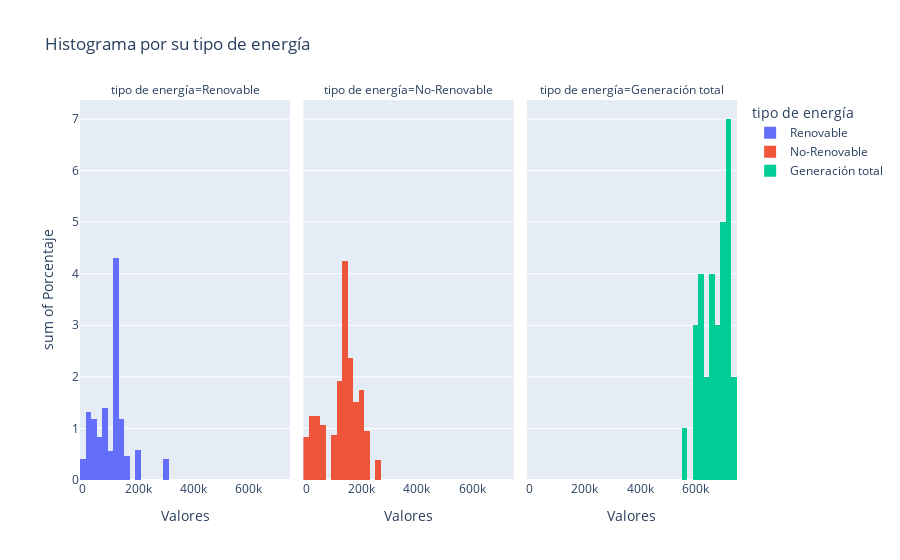

Notebook source saved alongside this figure:
### Code cell
px.histogram(data_frame= df_generacion,
             x = 'Valores',
             y = 'Porcentaje',
             color = 'tipo de energía',
             title= 'Histograma por su tipo de energía',
             facet_col= 'tipo de energía',
             nbins= 50)

### Figure 1 — Plotly figure (JSON) as saved in the notebook; plotly's stock layout.template omitted (floating-point values rounded to 4 significant figures; data arrays with more than 128 entries replaced by an {"elided": "..."} marker saying what was removed)
{"data": [{"alignmentgroup": "True", "bingroup": "x", "histfunc": "sum", "hovertemplate": "tipo de energía=Renovable<br>Valores=%{x}<br>sum of Porcentaje=%{y}<extra></extra>", "legendgroup": "Renovable", "marker": {"color": "#636efa", "pattern": {"shape": ""}}, "name": "Renovable", "nbinsx": 50, "offsetgroup": "Renovable", "orientation": "v", "showlegend": true, "type": "histogram", "x": {"elided": "217 float values"}, "xaxis": "x", "y": {"elided": "217 float values"}, "yaxis": "y"}, {"alignmentgroup": "True", "bingroup": "x", "histfunc": "sum", "hovertemplate": "tipo de energía=No-Renovable<br>Valores=%{x}<br>sum of Porcentaje=%{y}<extra></extra>", "legendgroup": "No-Renovable", "marker": {"color": "#EF553B", "pattern": {"shape": ""}}, "name": "No-Renovable", "nbinsx": 50, "offsetgroup": "No-Renovable", "orientation": "v", "showlegend": true, "type": "histogram", "x": {"elided": "280 float values"}, "xaxis": "x2", "y": {"elided": "280 float values"}, "yaxis": "y2"}, {"alignmentgroup": "True", "bingroup": "x", "histfunc": "sum", "hovertemplate": "tipo de energía=Generación total<br>Valores=%{x}<br>sum of Porcentaje=%{y}<extra></extra>", "legendgroup": "Generación total", "marker": {"color": "#00cc96", "pattern": {"shape": ""}}, "name": "Generación total", "nbinsx": 50, "offsetgroup": "Generación total", "orientation": "v", "showlegend": true, "type": "histogram", "x": [733000.0, 703300.0, 608900.0, 650300.0, 664700.0, 701900.0, 714500.0, 731000.0, 718100.0, 621100.0, 599900.0, 679800.0, 686400.0, 725800.0, 722300.0, 697900.0, 640600.0, 619100.0, 715500.0, 711300.0, 720500.0, 708500.0, 693000.0, 613000.0, 590600.0, 663300.0, 688800.0, 656100.0, 635600.0, 619500.0, 551500.0], "xaxis": "x3", "y": [1, 1, 1, 1, 1, 1, 1, 1, 1, 1, 1, 1, 1, 1, 1, 1, 1, 1, 1, 1, 1, 1, 1, 1, 1, 1, 1, 1, 1, 1, 1], "yaxis": "y3"}], "layout": {"annotations": [{"font": {}, "showarrow": false, "text": "tipo de energía=Renovable", "x": 0.16, "xanchor": "center", "xref": "paper", "y": 1, "yanchor": "bottom", "yref": "paper"}, {"font": {}, "showarrow": false, "text": "tipo de energía=No-Renovable", "x": 0.5, "xanchor": "center", "xref": "paper", "y": 1, "yanchor": "bottom", "yref": "paper"}, {"font": {}, "showarrow": false, "text": "tipo de energía=Generación total", "x": 0.84, "xanchor": "center", "xref": "paper", "y": 1, "yanchor": "bottom", "yref": "paper"}], "barmode": "relative", "legend": {"title": {"text": "tipo de energía"}, "tracegroupgap": 0}, "title": {"text": "Histograma por su tipo de energía"}, "xaxis": {"anchor": "y", "domain": [0, 0.32], "title": {"text": "Valores"}}, "xaxis2": {"anchor": "y2", "domain": [0.34, 0.66], "matches": "x", "title": {"text": "Valores"}}, "xaxis3": {"anchor": "y3", "domain": [0.68, 1.0], "matches": "x", "title": {"text": "Valores"}}, "yaxis": {"anchor": "x", "domain": [0, 1], "title": {"text": "sum of Porcentaje"}}, "yaxis2": {"anchor": "x2", "domain": [0, 1], "matches": "y", "showticklabels": false}, "yaxis3": {"anchor": "x3", "domain": [0, 1], "matches": "y", "showticklabels": false}}}
